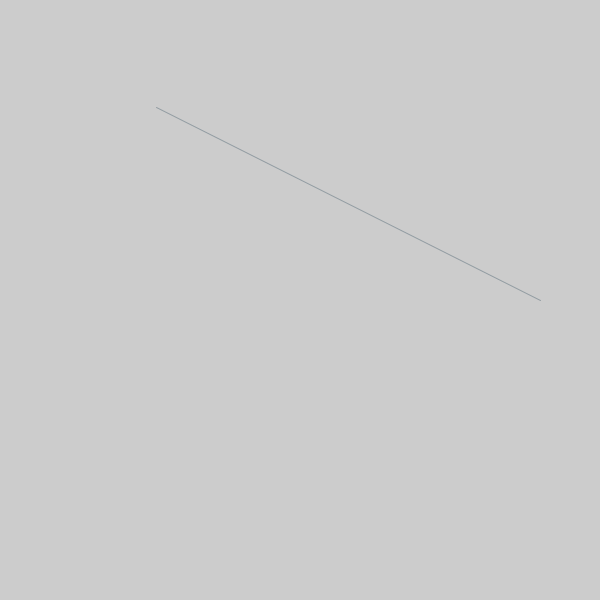
Frame 1 (no input)
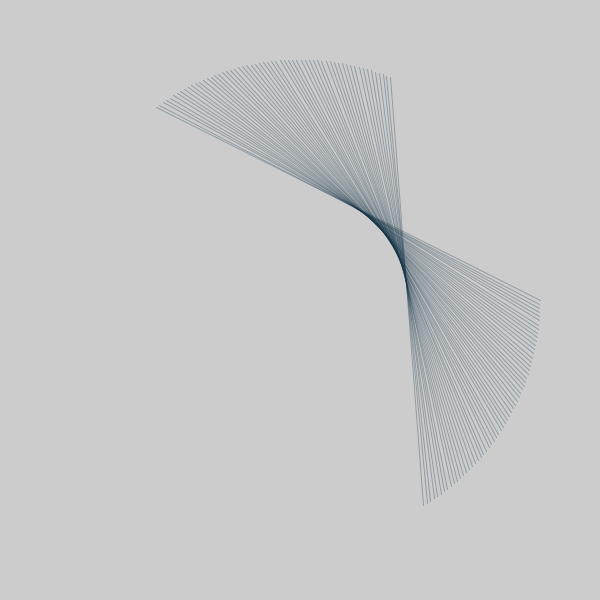
Frame 60 (the mouse pressed at the canvas centre just before this capture)
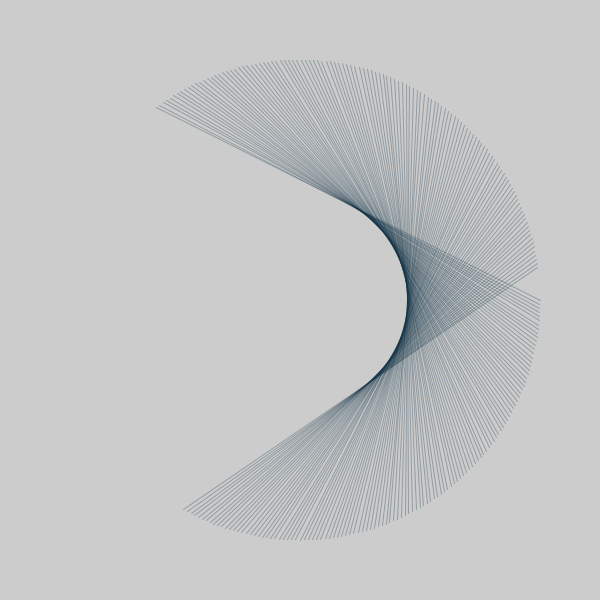
Frame 120 (the mouse held since frame 60 and released just before this capture)

The Processing sketch that drew these frames (run headless with seeded random() and noise(); from frame 60 on, the mouse is pressed at the canvas centre):

// Processing sketch: symmetric
// ── symmetric.pde
float radius = (width + height) / 5;
float centx = width/2;
float centy = height/2;
float angle = 0;
float x, y, symx, symy;
float rad;

void setup() {
  size(600, 600);
  radius = (width + height) / 5;
  centx = width/2;
  centy = height/2;
  stroke(20, 50, 70, 80);
  smooth();
}
void draw() {
  rad = radians(angle);
  x = centx + cos(rad)*radius;
  y = centy + sin(rad)*radius;
  symx = centx + cos(rad + 180)*radius;
  symy = centy + sin(rad + 180)*radius;  
  line(symx, symy, x, y);
  angle += 1;
}
